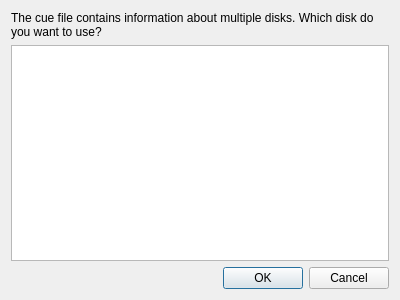
<?xml version="1.0" encoding="UTF-8"?>
<ui version="4.0">
 <class>CueDiskSelectDialog</class>
 <widget class="QDialog" name="CueDiskSelectDialog">
  <property name="geometry">
   <rect>
    <x>0</x>
    <y>0</y>
    <width>400</width>
    <height>300</height>
   </rect>
  </property>
  <property name="windowTitle">
   <string>Select disk</string>
  </property>
  <layout class="QVBoxLayout" name="verticalLayout">
   <item>
    <widget class="QLabel" name="text">
     <property name="text">
      <string>The cue file contains information about multiple disks. Which disk do you want to use?</string>
     </property>
     <property name="wordWrap">
      <bool>true</bool>
     </property>
    </widget>
   </item>
   <item>
    <widget class="QTreeWidget" name="diskTree">
     <property name="rootIsDecorated">
      <bool>false</bool>
     </property>
     <property name="uniformRowHeights">
      <bool>true</bool>
     </property>
     <property name="itemsExpandable">
      <bool>false</bool>
     </property>
     <property name="expandsOnDoubleClick">
      <bool>false</bool>
     </property>
     <attribute name="headerVisible">
      <bool>false</bool>
     </attribute>
     <column>
      <property name="text">
       <string notr="true">1</string>
      </property>
     </column>
    </widget>
   </item>
   <item>
    <widget class="QDialogButtonBox" name="buttonBox">
     <property name="orientation">
      <enum>Qt::Horizontal</enum>
     </property>
     <property name="standardButtons">
      <set>QDialogButtonBox::Cancel|QDialogButtonBox::Ok</set>
     </property>
    </widget>
   </item>
  </layout>
 </widget>
 <resources/>
 <connections>
  <connection>
   <sender>buttonBox</sender>
   <signal>accepted()</signal>
   <receiver>CueDiskSelectDialog</receiver>
   <slot>accept()</slot>
   <hints>
    <hint type="sourcelabel">
     <x>248</x>
     <y>254</y>
    </hint>
    <hint type="destinationlabel">
     <x>157</x>
     <y>274</y>
    </hint>
   </hints>
  </connection>
  <connection>
   <sender>buttonBox</sender>
   <signal>rejected()</signal>
   <receiver>CueDiskSelectDialog</receiver>
   <slot>reject()</slot>
   <hints>
    <hint type="sourcelabel">
     <x>316</x>
     <y>260</y>
    </hint>
    <hint type="destinationlabel">
     <x>286</x>
     <y>274</y>
    </hint>
   </hints>
  </connection>
 </connections>
</ui>
